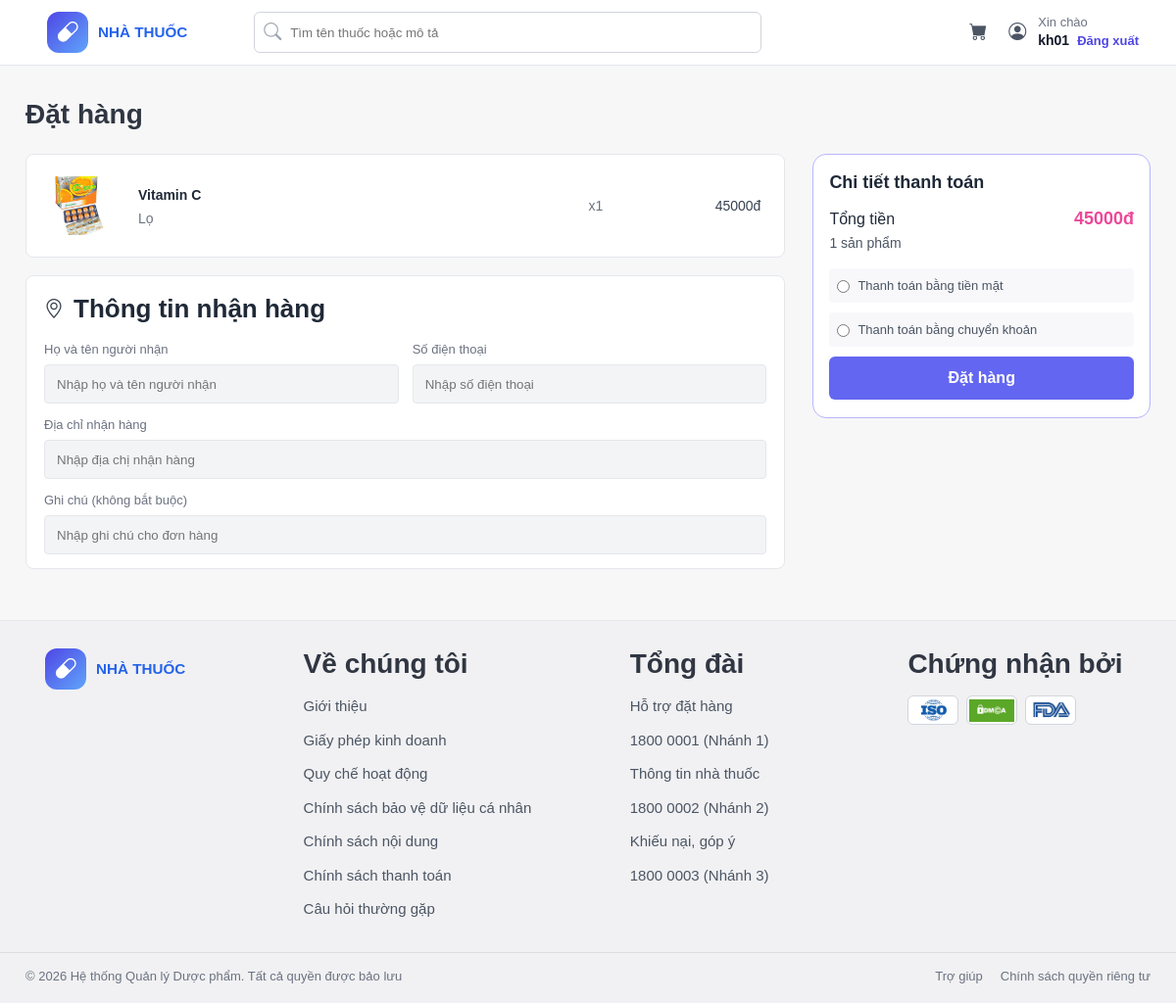
The page /dat-hang/ (signed in) on the database its author committed.
### core/models.py (models this page shows, shortened)
class CartItem(models.Model):
    cart = models.ForeignKey(Cart, on_delete=models.CASCADE, related_name='items')
    product = models.ForeignKey(Product, on_delete=models.CASCADE)
    quantity = models.PositiveIntegerField(default=1)
    def line_total(self):
        return self.quantity * self.product.price

class Product(models.Model):
    category = models.ForeignKey(Category, on_delete=models.CASCADE)
    proid = models.CharField(max_length=20, unique=True)
    name = models.TextField()
    description = models.TextField(blank=True)
    image = models.ImageField(upload_to='products/', blank=True, null=True)
    unit = models.CharField(max_length=50)
    price = models.DecimalField(max_digits=12, decimal_places=2)

class Cart(models.Model):
    customer = models.OneToOneField(Customer, on_delete=models.CASCADE)
    def total_amount(self):
        return sum(item.line_total() for item in self.items.all())

### core/views.py (the view, shortened to what this page needs)
# urls.py: path('dat-hang/', views.checkout, name='checkout'),
@login_required
def checkout(request):
    customer = request.user.customer
    cart = get_customer_cart(customer)
    items = cart.items.select_related('product').all()
    if not items.exists():
        messages.error(request, 'Giỏ hàng của bạn đang trống.')
        return redirect('cart')
    return render(request, 'customer/dathang.html', {
        'cart': cart,
        'items': items,
        'receiver_name': '',
        'receiver_phone': '',
        'delivery_address': '',
        'note': '',
        'payment_method': '',
    })

### core/views.py (called while the page is built)
def get_customer_cart(customer):
    cart, created = Cart.objects.get_or_create(customer=customer)
    return cart

### templates/customer/dathang.html (shortened to what this page needs)
{% load static %}
<!DOCTYPE html>
<html lang="vi">
<head>
  <link rel="stylesheet" href="{% static 'css/dathang.css' %}" />
  <link rel="stylesheet" href="{% static 'css/customer-search.css' %}" />
  <link rel="stylesheet" href="https://cdn.jsdelivr.net/npm/bootstrap-icons@1.11.3/font/bootstrap-icons.min.css" />
</head>
<body>
  <header class="topbar">
    <div class="topbar-left">
      <div class="brand">
        <a href="{% url 'home' %}" class="brand-icon">
            <i class="bi bi-capsule"></i>
        </a>
      <div class="brand-text">
         <h3>NHÀ THUỐC</h3>
      </div>
    </div>
      <form action="{% url 'product_list' %}" method="get" class="search-box">
  <button type="submit" class="search-submit" aria-label="Tìm kiếm">
    <i class="bi bi-search"></i>
  </button>
  <input
    type="text"
    name="q"
    value="{{ request.GET.q|default:'' }}"
    placeholder="Tìm tên thuốc hoặc mô tả"
  />
</form>
    </div>
    <div class="topbar-right">
      <a href="{% url 'cart' %}" class="icon-btn">
        <i class="bi bi-cart-fill"></i>
      </a>
      <button class="icon-btn"><i class="bi bi-person-circle"></i></button>
      <div class="user-box">
        <span>Xin chào</span>
        <strong>
          <a href="{% url 'profile' %}" class="user-link">{{ request.user.username }}</a>
        </strong>
        <a href="{% url 'logout' %}" class="logout-link">Đăng xuất</a>
      </div>
    </div>
  </header>
  <main class="page-wrapper">
    <section class="checkout-page">
      <h1>Đặt hàng</h1>
      <form method="post">
        <div class="checkout-layout">
          <div class="checkout-left">
            <div class="card cart-card">
              {% for item in items %}
              <div class="product-item">
                <div class="product-image">
                  {% if item.product.image %}
                  <img src="{{ item.product.image.url }}" alt="{{ item.product.name }}" />
                  {% endif %}
                </div>
                <div class="product-info">
                  <h3>{{ item.product.name }}</h3>
                  <p>{{ item.product.unit }}</p>
                </div>
                <div class="product-qty">x{{ item.quantity }}</div>
                <div class="product-price">{{ item.line_total|floatformat:0 }}đ</div>
              </div>
              {% empty %}
              <p>Giỏ hàng của bạn đang trống.</p>
              {% endfor %}
            </div>
            <div class="card shipping-card">
              <div class="section-title">
                <i class="bi bi-geo-alt"></i>
                <h2>Thông tin nhận hàng</h2>
              </div>
              <div class="shipping-form">
                <div class="form-row two-columns">
                  <div class="form-group">
                    <label for="fullName">Họ và tên người nhận</label>
                    <input type="text" id="fullName" name="receiver_name" value="{{ receiver_name }}" placeholder="Nhập họ và tên người nhận"/>
                  </div>
                  <div class="form-group">
                    <label for="phone">Số điện thoại</label>
                    <input type="text" id="phone" name="receiver_phone" value="{{ receiver_phone }}" placeholder="Nhập số điện thoại" />
                  </div>
                </div>
                <div class="form-row">
                  <div class="form-group full-width">
                    <label for="address">Địa chỉ nhận hàng</label>
                    <input type="text" id="address" name="delivery_address" value="{{ delivery_address }}" placeholder="Nhập địa chị nhận hàng" />
                  </div>
                </div>
                <div class="form-row">
                  <div class="form-group full-width">
                    <label for="note">Ghi chú (không bắt buộc)</label>
                    <input type="text" id="note" name="note" value="{{ note }}" placeholder="Nhập ghi chú cho đơn hàng" />
                  </div>
                </div>
              </div>
            </div>
          </div>
          <aside class="payment-panel">
            <div class="payment-box">
              <h2>Chi tiết thanh toán</h2>
              <div class="summary-row">
                <span>Tổng tiền</span>
                <strong>{{ cart.total_amount|floatformat:0 }}đ</strong>
              </div>
              <p class="product-count">{{ items|length }} sản phẩm</p>
              <label class="payment-option">
                <input type="radio" name="payment_method" value="cash"
                  {% if payment_method == 'cash' %}checked{% endif %}>
                <span>Thanh toán bằng tiền mặt</span>
              </label>
              <label class="payment-option">
                <input type="radio" name="payment_method" value="bank"
                  {% if payment_method == 'bank' %}checked{% endif %}>
                <span>Thanh toán bằng chuyển khoản</span>
              </label>
              <button class="order-btn" type="submit">Đặt hàng</button>
            </div>
          </aside>
        </div>
      </form>
    </section>
  </main>
  <footer class="site-footer">
    <div class="footer-content">
      <div class="footer-brand">
        <div class="brand footer-brand-inner">
          <div class="brand-icon">
            <i class="bi bi-capsule"></i>
          </div>
          <div class="brand-text">
            <h3>NHÀ THUỐC</h3>
          </div>
        </div>
      </div>
      <div class="footer-column">
        <h3>Về chúng tôi</h3>
        <a href="#">Giới thiệu</a>
        <a href="#">Giấy phép kinh doanh</a>
        <a href="#">Quy chế hoạt động</a>
        <a href="#">Chính sách bảo vệ dữ liệu cá nhân</a>
        <a href="#">Chính sách nội dung</a>
        <a href="#">Chính sách thanh toán</a>
        <a href="#">Câu hỏi thường gặp</a>
      </div>
      <div class="footer-column">
        <h3>Tổng đài</h3>
        <p>Hỗ trợ đặt hàng</p>
        <p>1800 0001 (Nhánh 1)</p>
        <p>Thông tin nhà thuốc</p>
        <p>1800 0002 (Nhánh 2)</p>
        <p>Khiếu nại, góp ý</p>
        <p>1800 0003 (Nhánh 3)</p>
      </div>
      <div class="footer-column">
        <h3>Chứng nhận bởi</h3>
        <div class="certificates">
            <div class="certificate">
                <img src="{% static 'images/iso.jpg' %}" alt="Chứng nhận ISO" />
            </div>
            <div class="certificate">
              <img src="{% static 'images/dmca.png' %}" alt="Chứng nhận DMCA" />
            </div>
            <div class="certificate">
                <img src="{% static 'images/FDA.jpg' %}" alt="Chứng nhận FDA" />
            </div>
        </div>
      </div>
    </div>
    <div class="footer-bottom">
      <p>© 2026 Hệ thống Quản lý Dược phẩm. Tất cả quyền được bảo lưu</p>
      <div class="footer-bottom-links">
        <a href="#">Trợ giúp</a>
        <a href="#">Chính sách quyền riêng tư</a>
      </div>
    </div>
  </footer>
</body>
</html>

### static/css/customer-search.css (style rules this page uses)
.search-box { display: flex; align-items: center; gap: 10px; }
.search-submit { border: none; background: transparent; padding: 0; margin: 0 0 0 -8px; cursor: pointer; color: #9ca3af; display: flex; align-items: center; justify-content: center; font-size: 18px; }
.search-box input { flex: 1; }

### rows shown on the page
CartItem: product.image (picture), product.name "Vitamin C", product.unit "Lọ", quantity "1", line_total "45000"
Cart: total_amount "45000"

### other values the page prints
{{ request.user.username }} "kh01"
{{ items|length }} "1"
